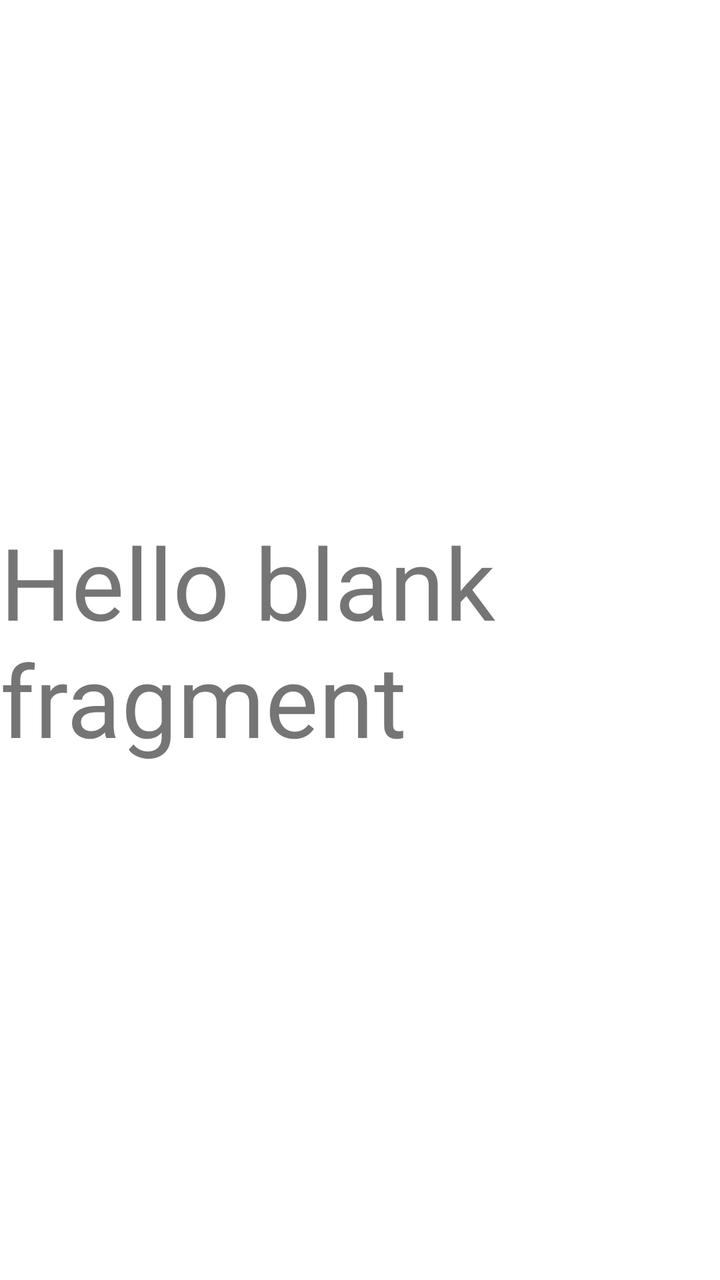
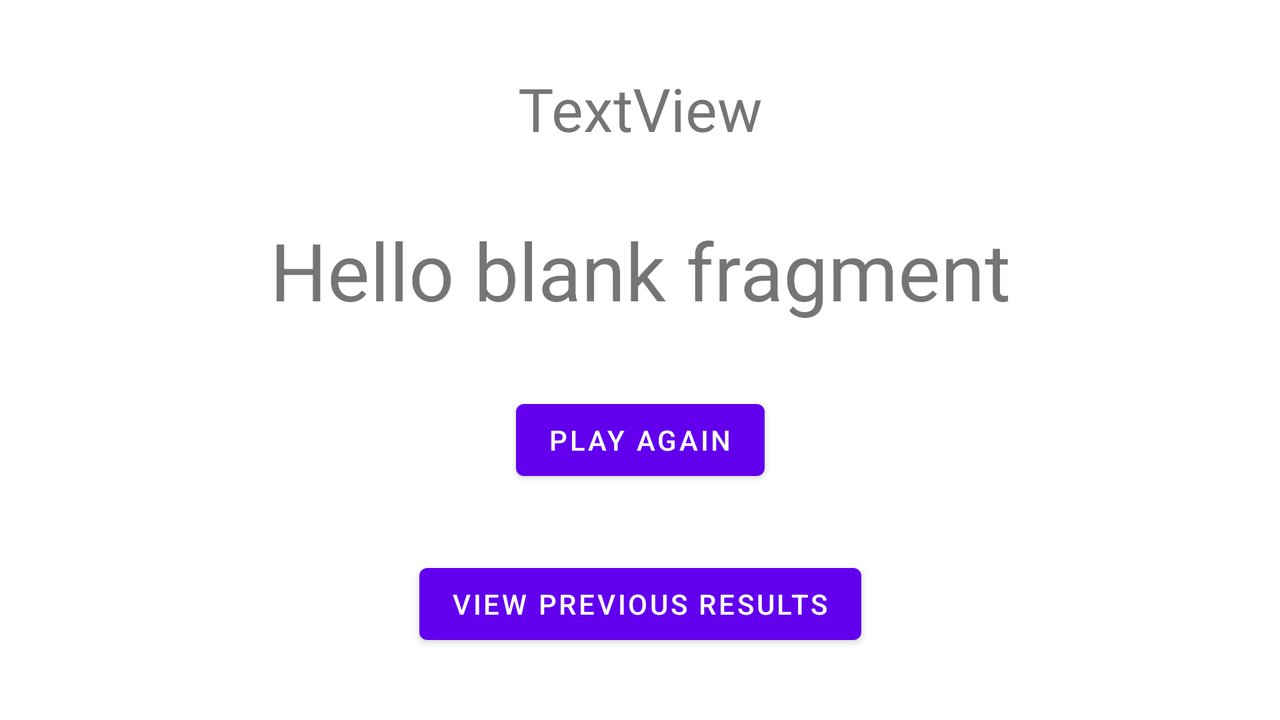

The same Android screen from two of the app's own layout files: first res/layout/ as a phone draws it, then the repository's variant for another configuration, drawn on a device whose configuration selects that folder. Both files follow.
<!-- AndroidManifest.xml: application theme Theme.GeoQuizzer -->
<!-- res/layout/fragment_result.xml -->
<?xml version="1.0" encoding="utf-8"?>
<androidx.constraintlayout.widget.ConstraintLayout xmlns:android="http://schemas.android.com/apk/res/android"
    xmlns:app="http://schemas.android.com/apk/res-auto"
    xmlns:tools="http://schemas.android.com/tools"
    android:id="@+id/layout"
    android:layout_width="match_parent"
    android:layout_height="match_parent"
    tools:context=".ResultFragment">

    
    <TextView
        android:id="@+id/textView2"
        android:layout_width="wrap_content"
        android:layout_height="wrap_content"
        android:text="@string/hello_blank_fragment"
        android:textSize="50sp"
        app:layout_constraintBottom_toBottomOf="parent"
        app:layout_constraintEnd_toEndOf="parent"
        app:layout_constraintStart_toStartOf="parent"
        app:layout_constraintTop_toTopOf="parent" />

</androidx.constraintlayout.widget.ConstraintLayout>
<!-- resources referenced by this layout -->
<resources>
  <string name="hello_blank_fragment">Hello blank fragment</string>
  <style name="Theme.GeoQuizzer" parent="Theme.MaterialComponents.DayNight.DarkActionBar">
          
          <item name="colorPrimary">@color/purple_500</item>
          <item name="colorPrimaryVariant">@color/purple_700</item>
          <item name="colorOnPrimary">@color/white</item>
          
          <item name="colorSecondary">@color/teal_200</item>
          <item name="colorSecondaryVariant">@color/teal_700</item>
          <item name="colorOnSecondary">@color/black</item>
          
          <item name="android:statusBarColor">?attr/colorPrimaryVariant</item>
          
      </style>
</resources>
<!-- res/layout-land/fragment_result.xml (the repository's variant of the layout above) -->
<!-- drawn on the phone turned sideways -->
<?xml version="1.0" encoding="utf-8"?>
<androidx.constraintlayout.widget.ConstraintLayout xmlns:android="http://schemas.android.com/apk/res/android"
    xmlns:app="http://schemas.android.com/apk/res-auto"
    xmlns:tools="http://schemas.android.com/tools"
    android:id="@+id/layout"
    android:layout_width="match_parent"
    android:layout_height="match_parent"
    tools:context=".ResultFragment">

    

    <Button
        android:id="@+id/button3"
        android:layout_width="wrap_content"
        android:layout_height="wrap_content"
        android:text="View Previous Results"
        app:layout_constraintBottom_toBottomOf="parent"
        app:layout_constraintEnd_toEndOf="parent"
        app:layout_constraintStart_toStartOf="parent"
        app:layout_constraintTop_toBottomOf="@+id/button4" />

    <TextView
        android:id="@+id/textView6"
        android:layout_width="wrap_content"
        android:layout_height="wrap_content"
        android:text="TextView"
        android:textSize="30sp"
        app:layout_constraintBottom_toTopOf="@+id/textView2"
        app:layout_constraintEnd_toEndOf="parent"
        app:layout_constraintStart_toStartOf="parent"
        app:layout_constraintTop_toTopOf="parent" />

    <TextView
        android:id="@+id/textView2"
        android:layout_width="wrap_content"
        android:layout_height="wrap_content"
        android:text="@string/hello_blank_fragment"
        android:textSize="40sp"
        app:layout_constraintBottom_toTopOf="@+id/button4"
        app:layout_constraintEnd_toEndOf="parent"
        app:layout_constraintStart_toStartOf="parent"
        app:layout_constraintTop_toBottomOf="@+id/textView6" />

    <Button
        android:id="@+id/button4"
        android:layout_width="wrap_content"
        android:layout_height="wrap_content"
        android:text="Play Again"
        app:layout_constraintBottom_toTopOf="@+id/button3"
        app:layout_constraintEnd_toEndOf="parent"
        app:layout_constraintStart_toStartOf="parent"
        app:layout_constraintTop_toBottomOf="@+id/textView2" />

</androidx.constraintlayout.widget.ConstraintLayout>
